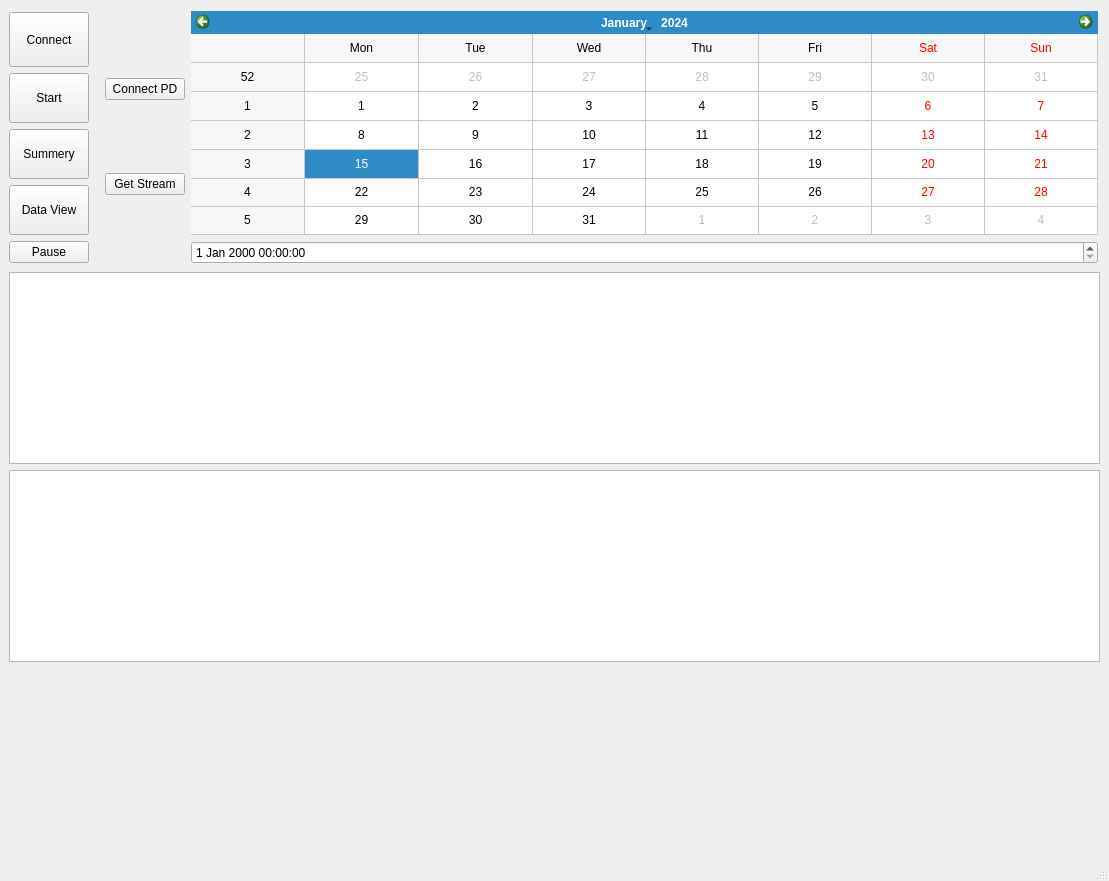
<?xml version="1.0" encoding="UTF-8"?>
<ui version="4.0">
 <class>MainWindow</class>
 <widget class="QMainWindow" name="MainWindow">
  <property name="geometry">
   <rect>
    <x>0</x>
    <y>0</y>
    <width>1109</width>
    <height>881</height>
   </rect>
  </property>
  <property name="windowTitle">
   <string>MainWindow</string>
  </property>
  <widget class="QWidget" name="centralwidget">
   <layout class="QVBoxLayout" name="verticalLayout">
    <item>
     <layout class="QVBoxLayout" name="VL0">
      <item>
       <layout class="QHBoxLayout" name="horizontalLayout">
        <property name="topMargin">
         <number>2</number>
        </property>
        <property name="rightMargin">
         <number>2</number>
        </property>
        <property name="bottomMargin">
         <number>2</number>
        </property>
        <item>
         <layout class="QVBoxLayout" name="verticalLayout_2">
          <property name="topMargin">
           <number>1</number>
          </property>
          <property name="rightMargin">
           <number>0</number>
          </property>
          <property name="bottomMargin">
           <number>1</number>
          </property>
          <item>
           <widget class="QPushButton" name="btn1">
            <property name="minimumSize">
             <size>
              <width>0</width>
              <height>55</height>
             </size>
            </property>
            <property name="maximumSize">
             <size>
              <width>200</width>
              <height>16777215</height>
             </size>
            </property>
            <property name="text">
             <string>Connect</string>
            </property>
            <property name="iconSize">
             <size>
              <width>81</width>
              <height>41</height>
             </size>
            </property>
            <property name="flat">
             <bool>false</bool>
            </property>
           </widget>
          </item>
          <item>
           <widget class="QPushButton" name="btn2">
            <property name="minimumSize">
             <size>
              <width>0</width>
              <height>50</height>
             </size>
            </property>
            <property name="maximumSize">
             <size>
              <width>200</width>
              <height>16777215</height>
             </size>
            </property>
            <property name="text">
             <string>Start</string>
            </property>
           </widget>
          </item>
          <item>
           <widget class="QPushButton" name="btn3">
            <property name="minimumSize">
             <size>
              <width>0</width>
              <height>50</height>
             </size>
            </property>
            <property name="maximumSize">
             <size>
              <width>200</width>
              <height>16777215</height>
             </size>
            </property>
            <property name="text">
             <string>Summery</string>
            </property>
           </widget>
          </item>
          <item>
           <widget class="QPushButton" name="btn4">
            <property name="minimumSize">
             <size>
              <width>0</width>
              <height>50</height>
             </size>
            </property>
            <property name="text">
             <string>Data View</string>
            </property>
           </widget>
          </item>
          <item>
           <widget class="QPushButton" name="btnPause">
            <property name="text">
             <string>Pause</string>
            </property>
           </widget>
          </item>
         </layout>
        </item>
        <item>
         <layout class="QVBoxLayout" name="verticalLayout_4">
          <property name="leftMargin">
           <number>10</number>
          </property>
          <item>
           <widget class="QPushButton" name="btnGetStream">
            <property name="text">
             <string>Connect PD</string>
            </property>
           </widget>
          </item>
          <item>
           <widget class="QPushButton" name="pushButton">
            <property name="text">
             <string>Get Stream</string>
            </property>
           </widget>
          </item>
         </layout>
        </item>
        <item>
         <layout class="QVBoxLayout" name="verticalLayout_3">
          <item>
           <widget class="QCalendarWidget" name="calendarWidget">
            <property name="gridVisible">
             <bool>true</bool>
            </property>
           </widget>
          </item>
          <item>
           <widget class="QDateTimeEdit" name="dateTimeEdit"/>
          </item>
         </layout>
        </item>
       </layout>
      </item>
      <item>
       <widget class="QListWidget" name="portListBox"/>
      </item>
      <item>
       <widget class="QListWidget" name="msgListBox"/>
      </item>
      <item>
       <spacer name="verticalSpacer">
        <property name="orientation">
         <enum>Qt::Vertical</enum>
        </property>
        <property name="sizeHint" stdset="0">
         <size>
          <width>20</width>
          <height>40</height>
         </size>
        </property>
       </spacer>
      </item>
     </layout>
    </item>
   </layout>
  </widget>
  <widget class="QMenuBar" name="menubar">
   <property name="geometry">
    <rect>
     <x>0</x>
     <y>0</y>
     <width>1109</width>
     <height>26</height>
    </rect>
   </property>
  </widget>
  <widget class="QStatusBar" name="statusbar"/>
 </widget>
 <resources/>
 <connections/>
</ui>
